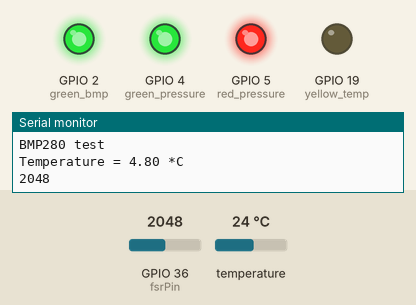
A sketch run on a simulated ESP32. Shown: output pins drawn as LEDs (lit = HIGH), the last lines printed to the serial monitor. The inputs (shaded band) are chosen by the test bench; at power-on: temperature 24 °C, GPIO 36 (fsrPin) = 2048. WiFi joins after 1.5 s; servers stay silent unless stated.

Above: at 3.2 s.
3.3 s: temperature set to 35.3 °C
9.2 s: temperature set to 36.4 °C
11.9 s: GPIO 36 (fsrPin) set to 1063
14.6 s: GPIO 36 (fsrPin) set to 940
At 16.3 s:
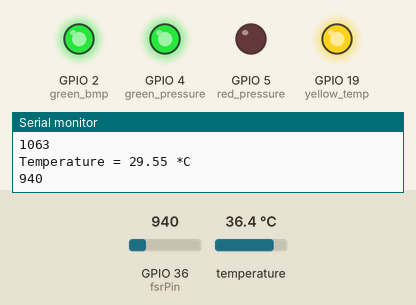
17.5 s: GPIO 36 (fsrPin) set to 1040
At 19.1 s:
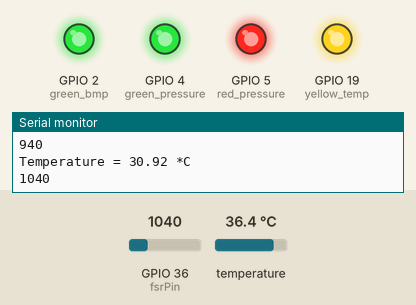
20.2 s: GPIO 36 (fsrPin) set to 960
At 23.4 s:
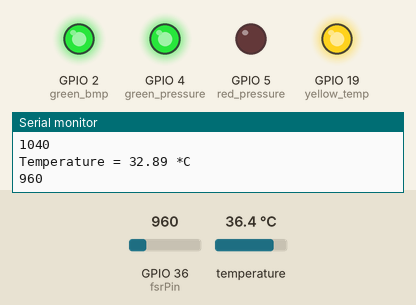
Timing chart, 0 to 24.5 s (numbered marks = the images above; inputs shaded):
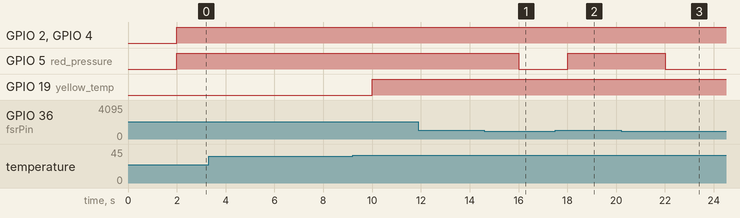

Measured:
- the behaviour switches between 1001 and 1000 on GPIO 36 (fsrPin) (found by bisection; images 0 and 1)
- after the input at 14.6 s, GPIO 5 (red_pressure): HIGH → LOW after 1.4 s
- after the input at 17.5 s, GPIO 5 (red_pressure): LOW → HIGH after 0.52 s
- after the input at 20.2 s, GPIO 5 (red_pressure): HIGH → LOW after 1.8 s

The sketch:

sensor_wifi.ino
```cpp
#include <Wire.h>
#include <SPI.h>
#include <Adafruit_BMP280.h>
#include <WiFi.h>

Adafruit_BMP280 bmp; // I2C
//Adafruit_BMP280 bmp(BMP_CS); // hardware SPI
//Adafruit_BMP280 bmp(BMP_CS, BMP_MOSI, BMP_MISO,  BMP_SCK);

const int fsrPin = 36;          // FSR402 analog pin

// Data filtering parameters
float previousFilteredT1 = 0;
float alphaT1 = 0.2; // Smoothing factor (0 < alpha < 1) for temperature 1

const int green_bmp = 2;
const int green_pressure = 4;
const int yellow_temp = 19;
const int red_pressure = 5;

const char* ssid = "ckinie";     // Replace with your Wi-Fi network name
const char* password = "wifiisdown"; // Replace with your Wi-Fi network password
const char* serverHost = "mdd-g8.onrender.com"; // Replace with your server HOST
const String serverPath = "/dataReceiver.php"; // Replace with the correct path on your server

void setup() {
  Serial.begin(115200);
  pinMode(green_bmp, OUTPUT);
  pinMode(green_pressure, OUTPUT);

  pinMode(yellow_temp, OUTPUT);
  pinMode(red_pressure, OUTPUT);

  // Connect to Wi-Fi
  WiFi.begin(ssid, password);
  while (WiFi.status() != WL_CONNECTED) {
    delay(1000);
    Serial.println("Connecting to WiFi...");
  }
  Serial.println("Connected to WiFi");


  while ( !Serial ) delay(100);   // wait for native usb
  Serial.println(F("BMP280 test"));
  unsigned status;
  //status = bmp.begin(BMP280_ADDRESS_ALT, BMP280_CHIPID);
  status = bmp.begin(0x76);
  if (!status) {
    Serial.println(F("Could not find a valid BMP280 sensor, check wiring or "
                      "try a different address!"));
    while (1) delay(10);
  }

  /* Default settings from datasheet. */
  bmp.setSampling(Adafruit_BMP280::MODE_NORMAL,     /* Operating Mode. */
                  Adafruit_BMP280::SAMPLING_X2,     /* Temp. oversampling */
                  Adafruit_BMP280::SAMPLING_X16,    /* Pressure oversampling */
                  Adafruit_BMP280::FILTER_X16,      /* Filtering. */
                  Adafruit_BMP280::STANDBY_MS_500); /* Standby time. */


}

void loop() {
  float temperature = bmp.readTemperature();

  int fsrValue = analogRead(fsrPin);

  float filteredT1 = (alphaT1 * temperature) + (1 - alphaT1) * previousFilteredT1;    // Apply smoothing to temperature data
  previousFilteredT1 = filteredT1;

  // Check if BMP280 and FSR402 are working
  if (isnan(temperature)) {
    digitalWrite(green_bmp, LOW); // Turn OFF the BMP LED to indicate an issue
    Serial.println("Temperature not detected");

  } else {
    digitalWrite(green_bmp, HIGH); // Turn ON the BMP LED to indicate it's working
    Serial.print(F("Temperature = "));
    Serial.print(filteredT1);
    Serial.println(" *C");

  if (filteredT1 > 20) {
      digitalWrite(yellow_temp,HIGH);
  } else {
      digitalWrite(yellow_temp, LOW);
    }

  }

  if (isnan(fsrValue)) {
    digitalWrite(green_pressure, LOW); // Turn OFF the BMP LED to indicate an issue
    Serial.println("temperature not detected");
  } else {
    digitalWrite(green_pressure, HIGH); // Turn on the pressure alert LED

    if (fsrValue > 1000) {
    digitalWrite(red_pressure,HIGH);
    Serial.print(fsrValue);
  } else {
    digitalWrite(red_pressure,LOW);
    Serial.print(fsrValue);
  }
  }
  Serial.print("\n");
  delay(2000);

}

void loop2() {
  float temperature = bmp.readTemperature();

  int fsrValue = analogRead(fsrPin);

  float filteredT1 = (alphaT1 * temperature) + (1 - alphaT1) * previousFilteredT1;    // Apply smoothing to temperature data
  previousFilteredT1 = filteredT1;
   // Create an HTTP client object
  WiFiClient client;
 // Construct the URL with temperature and pressure data as parameters
  String url = serverPath + "?temp=" + String(filteredT1, 2) + "&press=" + String(fsrValue, 2);
     // Make an HTTP GET request
  if (client.connect(serverHost, 80)) {
    client.print(String("GET ") + url + " HTTP/1.1\r\n" +
                 "Host: " + serverHost + "\r\n" +
                 "Connection: close\r\n\r\n");
    client.stop();
  } else {
    Serial.println("Connection to server failed");
  }
  delay(60000); // Wait for a minute before sending data again

} 
```
